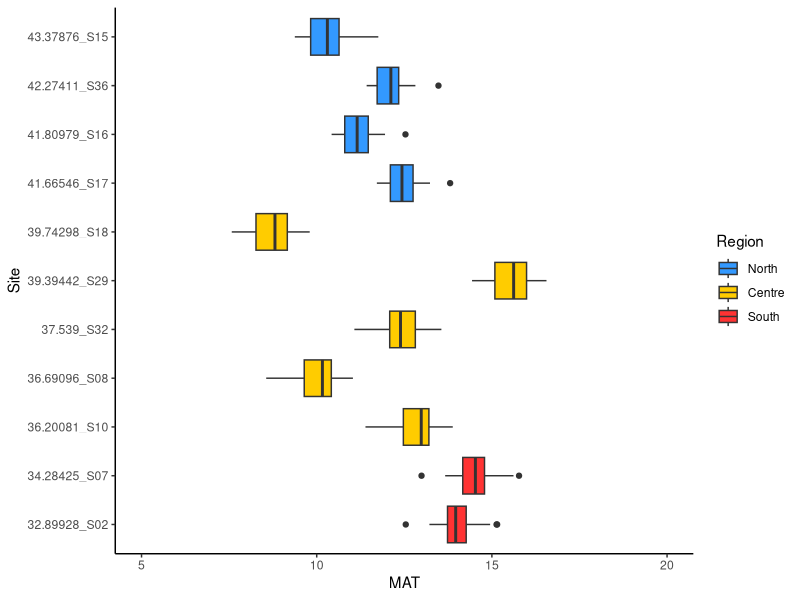
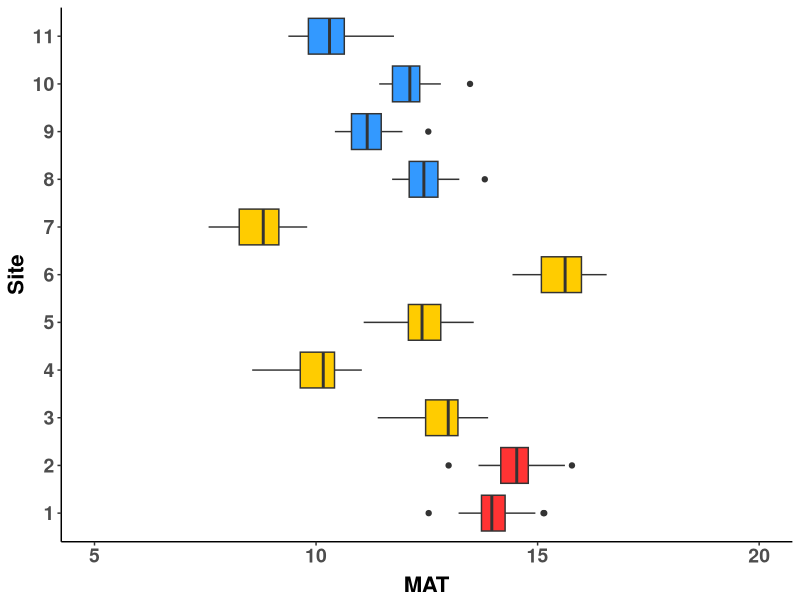
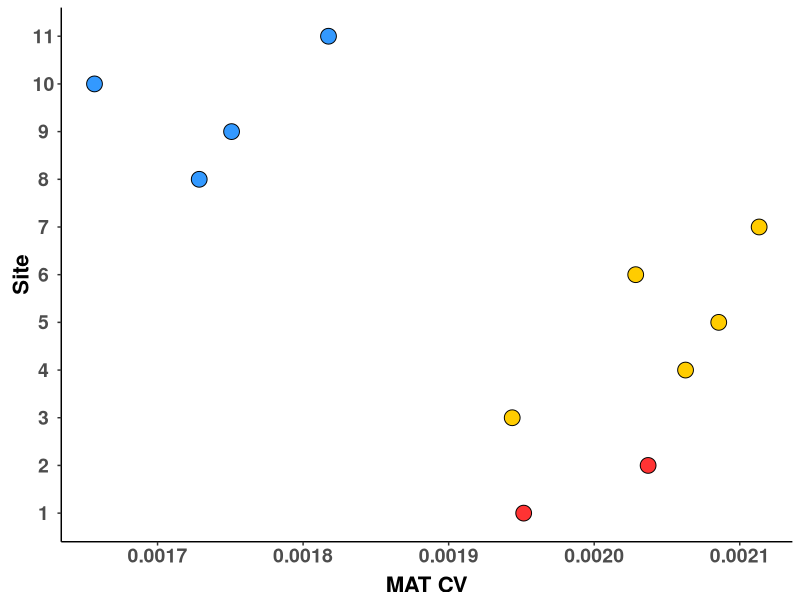
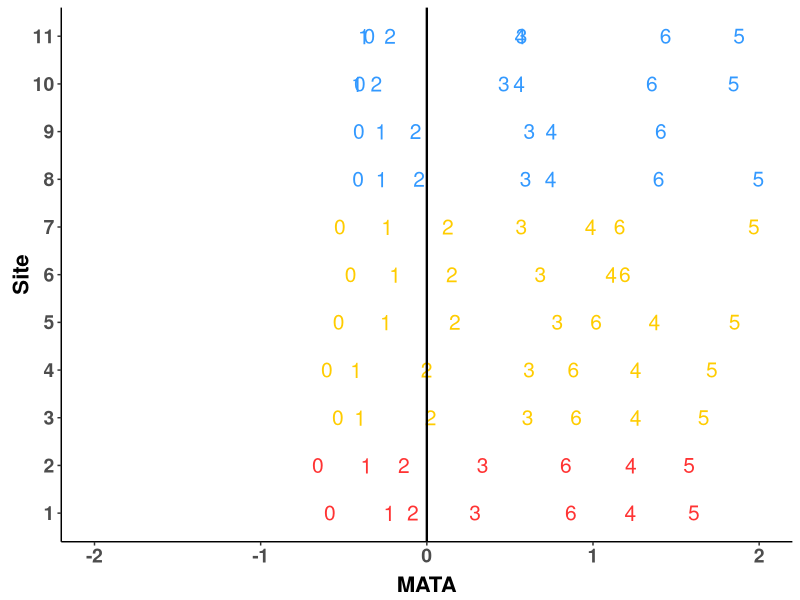
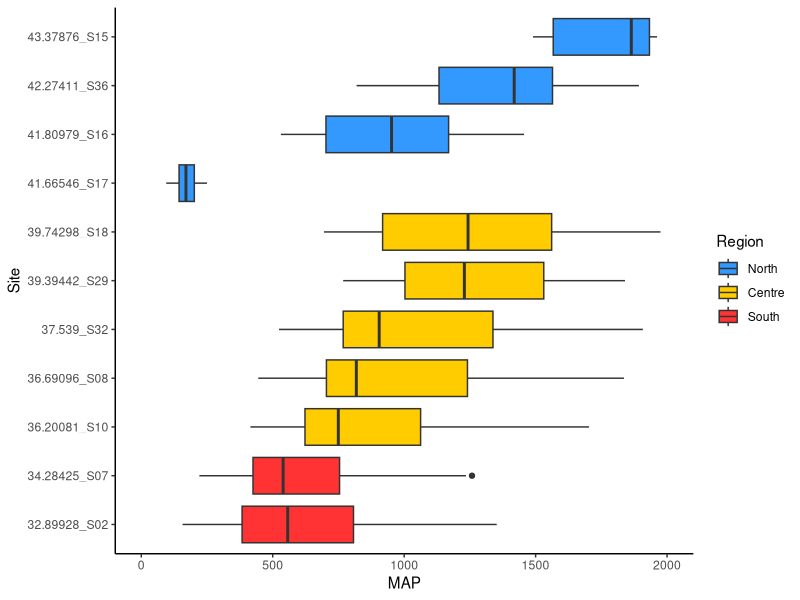
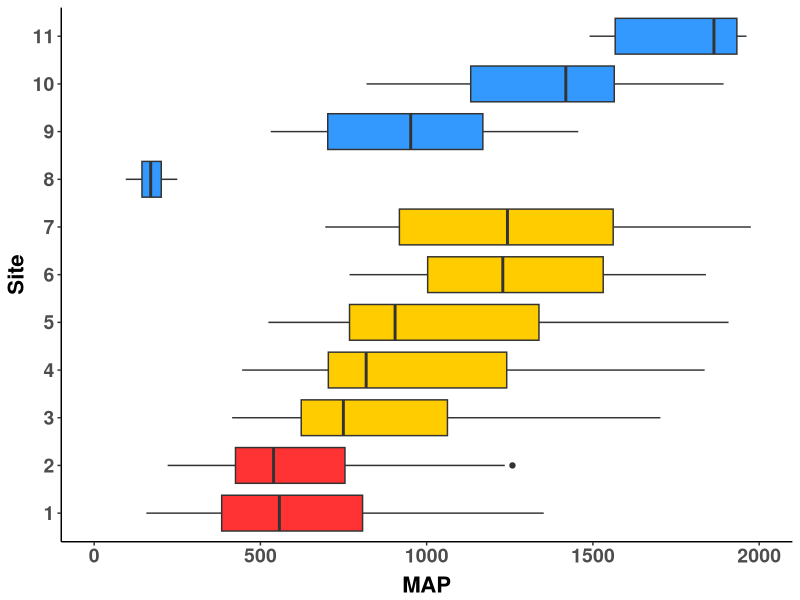
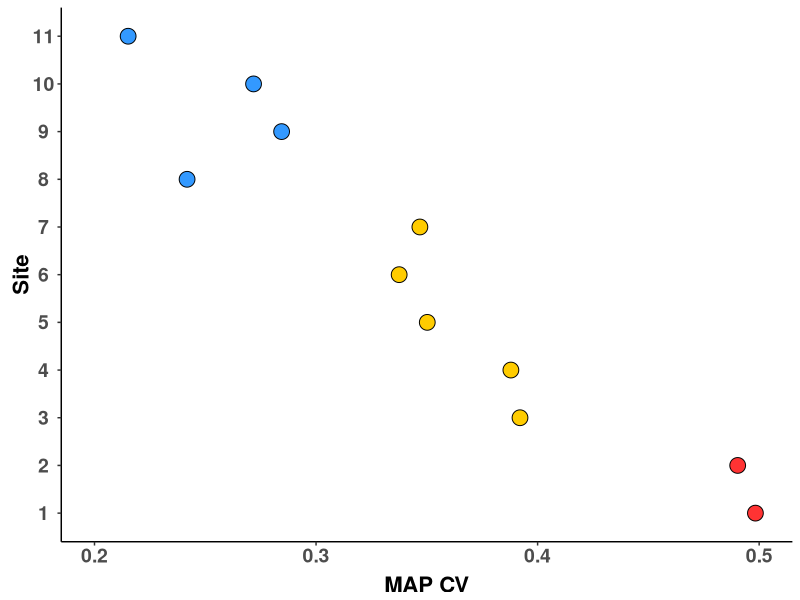
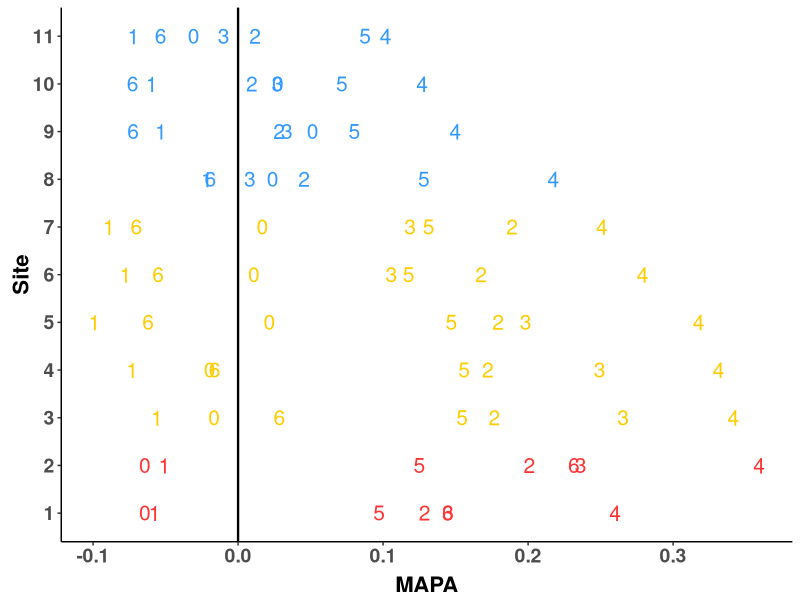

These figures' R source, in order:
##################################################################################
## Daniel Anstett
## Generate Fig S1 using Temperature and Precipitation data
## MAT = Mean Annual Temperature ,MAP = Mean Annual Precipitation
## 
##
## Last Modified January 22, 2020
###################################################################################


###################################################################################
#Import libraries
library(tidyverse)
library(cowplot)



###################################################################################
# Mean Annual Temperature (MAT)

###################################################################################
###################################################################################
# Fig S1A, make MAT plot for 1979 to 2009

#Imports 30 years of Mimulus climate data
m_year<-read.csv('Data/m_year.csv', header=T) 

#Set up dataframe with correct region information
colnames(m_year)[2]<-"Site"
m_year<-m_year %>% filter(Site!="S11")
m_year<-m_year %>% mutate(Region = ifelse(Latitude >= 40, "North", 
                                          ifelse((Latitude >35) & (Latitude <40), "Centre","South"))) %>%
  mutate(Site.Lat=paste(Latitude,Site,sep="_")) #Set up Site.Lat
m_year$Region<-as.factor(m_year$Region) #Make Region appear in logical order
m_year$Region<-factor(m_year$Region,levels=c("North","Centre","South"))
Site.lable<-c("32.89928_S02"="1","34.28425_S07"="2","36.20081_S10"="3","36.69096_S08"="4", 
              "37.539_S32"="5","39.39442_S29"="6","39.74298_S18"="7", "41.66546_S17"="8", 
              "41.80979_S16"="9","42.27411_S36"="10","43.37876_S15"="11")

#Use ggplot to generate plot with all required formating
MAT_Lat<-ggplot(m_year, aes(x=Site.Lat, y=MAT,fill=Region))+ 
  geom_boxplot()+
  scale_y_continuous(name="MAT",limits=c(5,20))+
  xlab("Site")+
  coord_flip()+
  scale_fill_manual(values= c("North"="#3399FF", "Centre"="#FFCC00", "South"="#FF3333")) +
  theme_classic()
MAT_Lat
MAT_Lat<-MAT_Lat + theme(legend.position = "none",
                         axis.title.x=element_text(size=16,vjust = 0, face="bold",hjust=0.5),
                         #axis.ticks.x = element_blank(),
                         axis.text.x = element_text(size=14, face="bold", angle=0,hjust=0.5),
                         axis.text.y = element_text(size=14,face="bold"),
                         axis.title.y = element_text(size=16,vjust = 1, face="bold"))+
  scale_x_discrete(labels=Site.lable)
MAT_Lat

###################################################################################
###################################################################################
# Fig S1B, make MAT CV plot for 1979 to 2009

#Imports the mean of 30 years of Mimulus climate data
CV_climate<-read.csv('Data/climate.csv', header=T) 

#Set up dataframe with correct region information
colnames(CV_climate)[2]<-"Site" ; CV_climate<-CV_climate %>% filter(Site!="S11")

# Calculate coefficient of variation
CV_climate<-CV_climate %>% select(Site,ID2,Latitude,Longitude)
m_year<-m_year %>% mutate(MAT_K=MAT+273.15) #Convert Temperature to Kelvin
for (i in 1:11){
  site.select<-m_year %>% filter(Site==CV_climate$Site[i])
  CV_climate[i,5]<-sd(site.select$MAT_K)/mean(site.select$MAT_K)
}
colnames(CV_climate)[5]<-"MAT.CV"

#Add in Region and Site.Lat
CV_climate<-CV_climate %>% mutate(Region = ifelse(Latitude >= 40, "North", 
                                                  ifelse((Latitude >35) & (Latitude <40), "Centre","South"))) %>%
  mutate(Site.Lat=paste(Latitude,Site,sep="_")) #Set up Site.Lat
CV_climate$Region<-as.factor(CV_climate$Region) #Make Region appear in logical order
CV_climate$Region<-factor(CV_climate$Region,levels=c("North","Centre","South"))
Site.lable<-c("32.89928_S02"="1","34.28425_S07"="2","36.20081_S10"="3","36.69096_S08"="4", 
              "37.539_S32"="5","39.39442_S29"="6","39.74298_S18"="7", "41.66546_S17"="8", 
              "41.80979_S16"="9","42.27411_S36"="10","43.37876_S15"="11")

#Use ggplot to generate plot with all required formating
MAT_CV_Lat<-ggplot(CV_climate, aes(x=Site.Lat, y=MAT.CV))+ 
  geom_point(aes(fill=Region),size=5, shape=21,color="black")+
  scale_y_continuous(name="MAT CV")+
  xlab("Site")+
  coord_flip()+
  scale_fill_manual(values= c("North"="#3399FF", "Centre"="#FFCC00", "South"="#FF3333")) +
  theme_classic()
MAT_CV_Lat<-MAT_CV_Lat + theme(legend.position = "none",
                       axis.title.x=element_text(size=16,vjust = 0, face="bold",hjust=0.5),
                       #axis.ticks.x = element_blank(),
                       axis.text.x = element_text(size=14, face="bold", angle=0,hjust=0.5),
                       axis.text.y = element_text(size=14,face="bold",hjust=0.5),
                       axis.title.y = element_text(size=16,vjust = 0, face="bold",hjust=0.5))+
  scale_x_discrete(labels=Site.lable)
MAT_CV_Lat

###################################################################################
###################################################################################
# Fig S1C, make Mean Annual Temperature Anomaly (MATA) plot per site.lat 2010 - 2016 

#Imports MATA for all sites across each year
wna.all<-read.csv('Data/wna_all.csv', header=T) 

#Set up dataframe with correct region information
wna.all<-wna.all %>% filter(Site!="S11")
wna.all<-wna.all %>% mutate(Region = ifelse(Latitude >= 40, "North", 
                                            ifelse((Latitude >35) & (Latitude <40), "Centre","South"))) %>%
  mutate(Site.Lat=paste(Latitude,Site,sep="_")) #Set up Site.Lat
wna.all$Region<-as.factor(wna.all$Region) #Make Region appear in logical order
wna.all$Region<-factor(wna.all$Region,levels=c("North","Centre","South"))
Site.lable<-c("32.89928_S02"="1","34.28425_S07"="2","36.20081_S10"="3","36.69096_S08"="4", 
              "37.539_S32"="5","39.39442_S29"="6","39.74298_S18"="7", "41.66546_S17"="8", 
              "41.80979_S16"="9","42.27411_S36"="10","43.37876_S15"="11")

#Use ggplot to generate plot with all required formating
MATA_Lat<-ggplot(wna.all, aes(x=Site.Lat, y=MAT.anom, shape=factor(Year), col=factor(Region)))+ 
  geom_point(aes(fill=Region), size =5)+
  scale_shape_manual(values =c(48:54))+
  scale_y_continuous(name="MATA",limits=c(-2,2))+
  xlab("Site")+
  geom_hline(yintercept = 0, color="black", size=0.8)+
  coord_flip()+
  scale_color_manual(values= c("North"="#3399FF", "Centre"="#FFCC00", "South"="#FF3333")) +
  theme_classic()
MATA_Lat<-MATA_Lat + theme(legend.position = "none",
                           axis.title.x=element_text(size=16,vjust = 0, face="bold",hjust=0.5),
                           #axis.ticks.x = element_blank(),
                           axis.text.x = element_text(size=14, face="bold", angle=0,hjust=0.5),
                           axis.text.y = element_text(size=14,face="bold"),
                           axis.title.y = element_text(size=16,vjust = 0, face="bold",hjust=0.5))+
  scale_x_discrete(labels=Site.lable)
MATA_Lat


###################################################################################
# Mean Annual Precipitation (MAP)

###################################################################################
###################################################################################
# Fig S1D, make MAP plot for 1979 to 2009

#Imports 30 years of Mimulus climate data
m_year<-read.csv('Data/m_year.csv', header=T) 

#Set up dataframe with correct region information
colnames(m_year)[2]<-"Site"
m_year<-m_year %>% filter(Site!="S11")
m_year<-m_year %>% mutate(Region = ifelse(Latitude >= 40, "North", 
                                          ifelse((Latitude >35) & (Latitude <40), "Centre","South"))) %>%
  mutate(Site.Lat=paste(Latitude,Site,sep="_")) #Set up Site.Lat
m_year$Region<-as.factor(m_year$Region) #Make Region appear in logical order
m_year$Region<-factor(m_year$Region,levels=c("North","Centre","South"))
Site.lable<-c("32.89928_S02"="1","34.28425_S07"="2","36.20081_S10"="3","36.69096_S08"="4", 
              "37.539_S32"="5","39.39442_S29"="6","39.74298_S18"="7", "41.66546_S17"="8", 
              "41.80979_S16"="9","42.27411_S36"="10","43.37876_S15"="11")

#Use ggplot to generate plot with all required formating
MAP_Lat<-ggplot(m_year, aes(x=Site.Lat, y=MAP,fill=Region))+ 
  geom_boxplot()+
  scale_y_continuous(name="MAP", limits=c(1,2000))+
#  scale_y_continuous(name="MAP", trans='log10', limits=c(10,3000))+
  xlab("Site")+
  coord_flip()+
  scale_fill_manual(values= c("North"="#3399FF", "Centre"="#FFCC00", "South"="#FF3333")) +
  theme_classic()
MAP_Lat
MAP_Lat<-MAP_Lat + theme(legend.position = "none",
                         axis.title.x=element_text(size=16,vjust = 0, face="bold",hjust=0.5),
                         #axis.ticks.x = element_blank(),
                         axis.text.x = element_text(size=14, face="bold", angle=0,hjust=0.5),
                         axis.text.y = element_text(size=14,face="bold"),
                         axis.title.y = element_text(size=16,vjust = 1, face="bold"))+
  scale_x_discrete(labels=Site.lable)
MAP_Lat





###################################################################################
###################################################################################
### Fig S1E, make MAP CV plot for 1979 to 2009 ###

#Imports the mean of 30 years of Mimulus climate data
CV_climate<-read.csv('Data/climate.csv', header=T)

#Set up dataframe with correct region information
colnames(CV_climate)[2]<-"Site" ; CV_climate<-CV_climate %>% filter(Site!="S11") #Clean up data set
CV_climate<-CV_climate %>% select(Site,ID2,Latitude,Longitude)

# Calculate coefficient of variation
for (i in 1:11){ 
  site.select<-m_year %>% filter(Site==CV_climate$Site[i])
  CV_climate[i,5]<-sd(site.select$MAP)/mean(site.select$MAP)
}
colnames(CV_climate)[5]<-"MAP.CV"

#Add in Region and Site.Lat
CV_climate<-CV_climate %>% mutate(Region = ifelse(Latitude >= 40, "North", 
                                                  ifelse((Latitude >35) & (Latitude <40), "Centre","South"))) %>%
  mutate(Site.Lat=paste(Latitude,Site,sep="_")) #Set up Site.Lat
CV_climate$Region<-as.factor(CV_climate$Region) #Make Region appear in logical order
CV_climate$Region<-factor(CV_climate$Region,levels=c("North","Centre","South"))
Site.lable<-c("32.89928_S02"="1","34.28425_S07"="2","36.20081_S10"="3","36.69096_S08"="4", 
              "37.539_S32"="5","39.39442_S29"="6","39.74298_S18"="7", "41.66546_S17"="8", 
              "41.80979_S16"="9","42.27411_S36"="10","43.37876_S15"="11")


#Use ggplot to generate plot with all required formating
MAP_CV_Lat<-ggplot(CV_climate, aes(x=Site.Lat, y=MAP.CV))+ 
  geom_point(aes(fill=Region),size=5, shape=21,color="black")+
  scale_y_continuous(name="MAP CV",limits=c(0.2,0.5))+
  xlab("Site")+
  coord_flip()+
  scale_fill_manual(values= c("North"="#3399FF", "Centre"="#FFCC00", "South"="#FF3333")) +
  theme_classic()
MAP_CV_Lat<-MAP_CV_Lat + theme(legend.position = "none",
                               axis.title.x=element_text(size=16,vjust = 0, face="bold",hjust=0.5),
                               #axis.ticks.x = element_blank(),
                               axis.text.x = element_text(size=14, face="bold", angle=0,hjust=0.5),
                               axis.text.y = element_text(size=14,face="bold",hjust=0.5),
                               axis.title.y = element_text(size=16,vjust = 0, face="bold",hjust=0.5))+
  scale_x_discrete(labels=Site.lable)
MAP_CV_Lat


###################################################################################
###################################################################################
### Fig S1F, make MAPA plot per site.lat 2010 - 2016 ###

#Imports MATA for all sites across each year
wna.all<-read.csv('Data/wna_all.csv', header=T) 



wna.all<-wna.all %>% filter(Site!="S11")
wna.all<-wna.all %>% mutate(Region = ifelse(Latitude >= 40, "North", 
                                            ifelse((Latitude >35) & (Latitude <40), "Centre","South"))) %>%
  mutate(Site.Lat=paste(Latitude,Site,sep="_")) #Set up Site.Lat
wna.all$Region<-as.factor(wna.all$Region) #Make Region appear in logical order
wna.all$Region<-factor(wna.all$Region,levels=c("North","Centre","South"))
Site.lable<-c("32.89928_S02"="1","34.28425_S07"="2","36.20081_S10"="3","36.69096_S08"="4", 
              "37.539_S32"="5","39.39442_S29"="6","39.74298_S18"="7", "41.66546_S17"="8", 
              "41.80979_S16"="9","42.27411_S36"="10","43.37876_S15"="11")


#Use ggplot to generate plot with all required formating
MAPA_Lat<-ggplot(wna.all, aes(x=Site.Lat, y=MAP.anom, shape=factor(Year), col=factor(Region)))+ 
  geom_point(aes(fill=Region),size=5)+
  scale_shape_manual(values =c(48:54))+
  scale_y_continuous(name="MAPA")+
  xlab("Site")+
  geom_hline(yintercept = 0, color="black", size=0.8)+
  coord_flip()+
  scale_color_manual(values= c("North"="#3399FF", "Centre"="#FFCC00", "South"="#FF3333")) +
  theme_classic()
MAPA_Lat<-MAPA_Lat + theme(legend.position = "none",
                           axis.title.x=element_text(size=16,vjust = 0, face="bold",hjust=0.5),
                           #axis.ticks.x = element_blank(),
                           axis.text.x = element_text(size=14, face="bold", angle=0,hjust=0.5),
                           axis.text.y = element_text(size=14,face="bold"),
                           axis.title.y = element_text(size=16,vjust = 0, face="bold",hjust=0.5))+
  scale_x_discrete(labels=Site.lable)
MAPA_Lat

###################################################################################
#Place all six figures into one output using Cowplot. Export at  8 X 12 inches
plot_grid(MAT_Lat,MAT_CV_Lat,MATA_Lat,MAP_Lat,MAP_CV_Lat,MAPA_Lat, ncol = 3,
          labels = c('A', 'B', 'C', 'D', 'E', 'F'), label_size = 16)
###################################################################################


